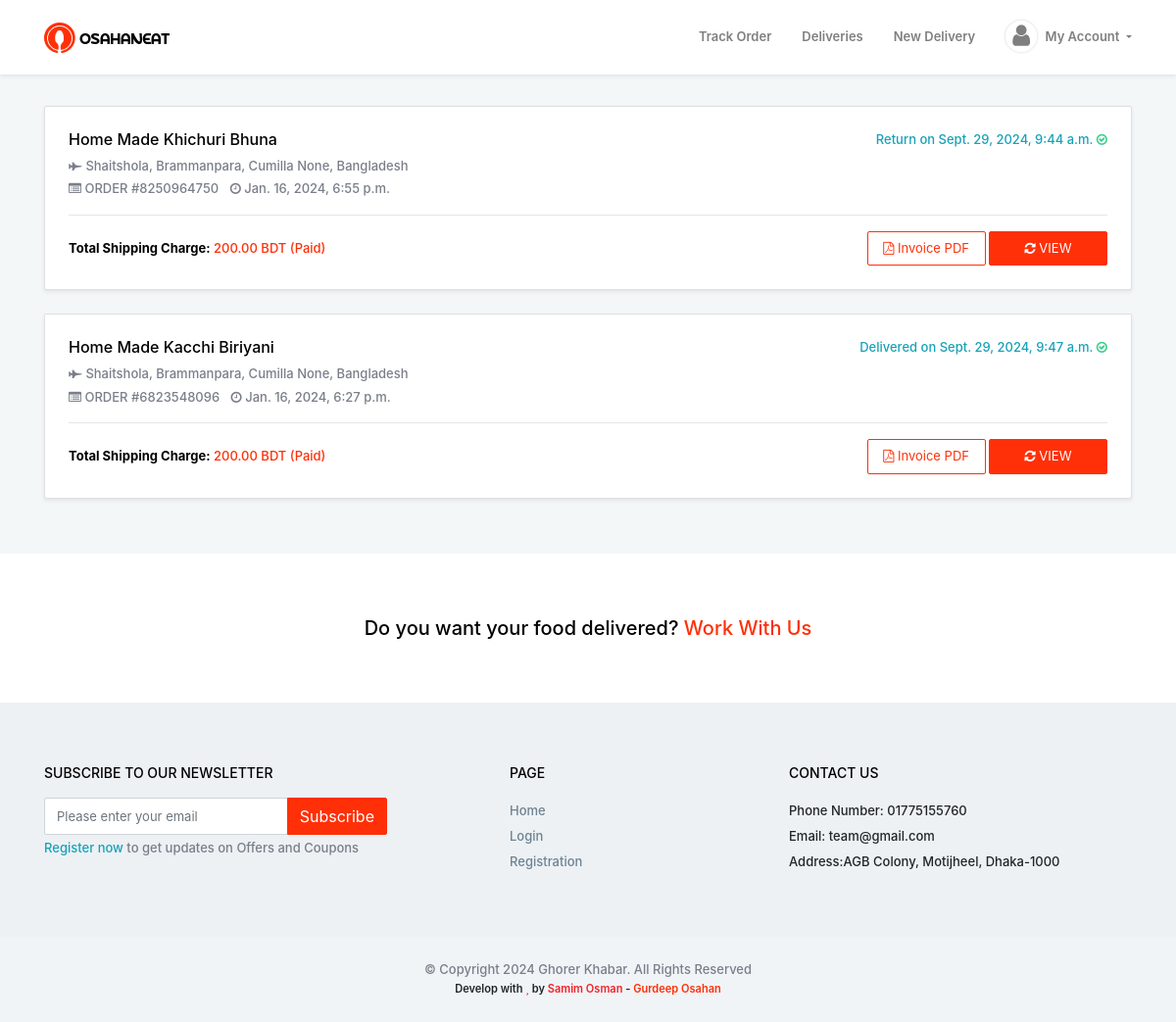
The page /order-list/ (signed in) on the database as committed earlier.
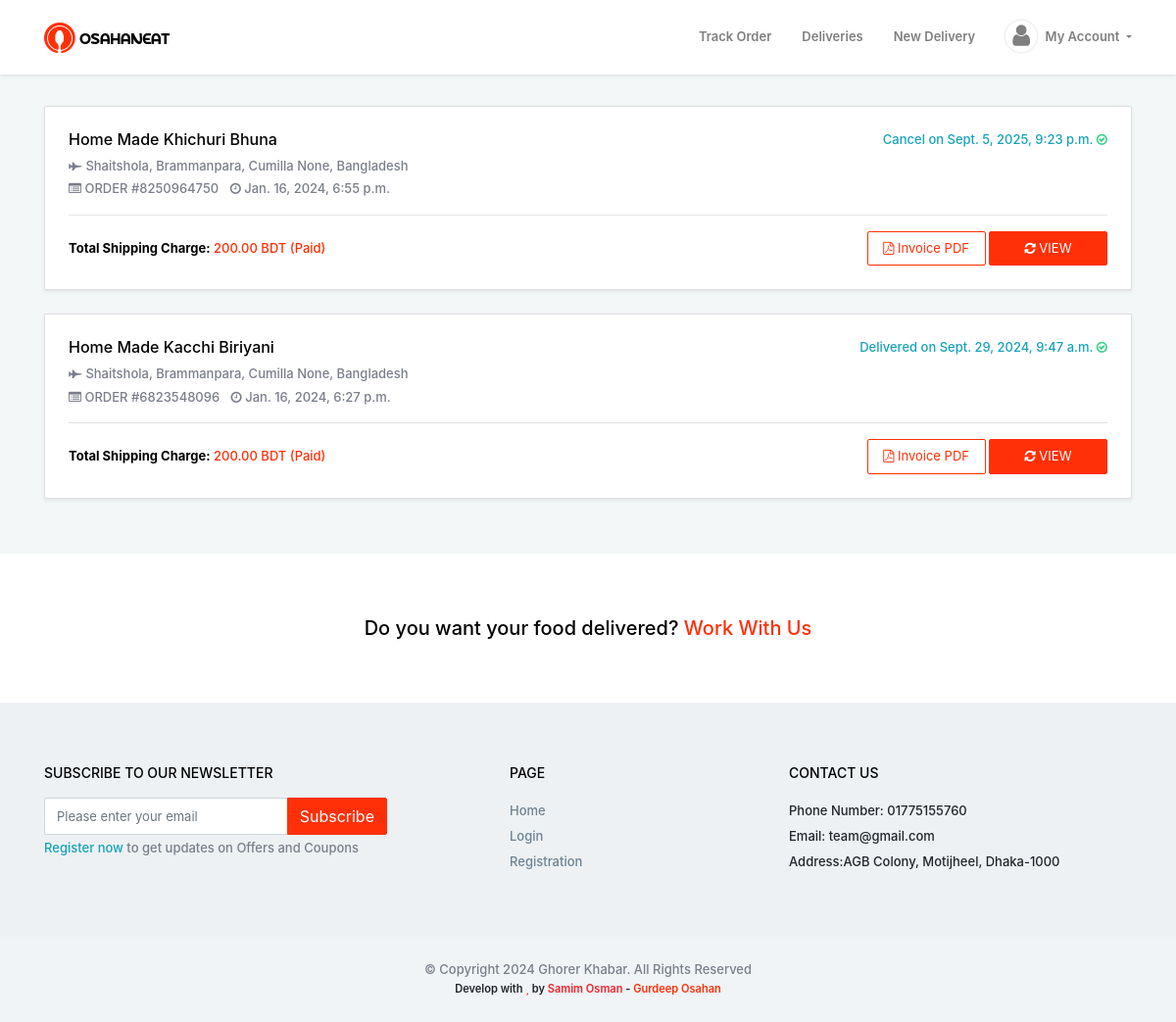
The same page on the database as committed later.
### parcel_order/models.py (models this page shows, shortened)
class Delivery_Order(models.Model):
    user = models.ForeignKey(Custom_User, on_delete=models.CASCADE, related_name='user', blank=True, null=True)
    STATUS = (
        ('Pending', 'Pending'),
        ('Received', 'Received'),
        ('Shipped', 'Shipped'),
        ('On The Way', 'On The Way'),
        ('Receive at delivery point', 'Receive at delivery point'),
        ('Out For Delivery', 'Out For Delivery'),
        ('Delivered', 'Delivered'),
        ('Return', 'Return'),
        ('Cancel', 'Cancel'),
    )
    DELIVERY_SYSTEM = (
        ('Train', 'Train'),
        ('Bus', 'Bus'),
    )
    PAY_FOR = (
        ('Pickup', 'Pickup'),
        ('Recipent', 'Recipent'),
    )
    PAYMENT_METHOD = (
        ('Cash', 'Cash'),
        ('Online', 'Online'),
    )
    tracking_ID = models.CharField(max_length=10, blank=True, null=True)
    qr_code = models.ImageField(upload_to='order/qrcode/', blank=True, null=True)
    bar_code = models.ImageField(upload_to='order/barcode/', blank=True, null=True)
    status = models.CharField(choices=STATUS, max_length=50, blank=True, null=True)
    status_details = models.CharField(max_length=600, blank=True, null=True)
    delivery_system = models.CharField(choices=DELIVERY_SYSTEM, max_length=50, blank=True, null=True)
    shipping_charge = models.DecimalField(max_digits=5, decimal_places=2, blank=True, null=True)
    shipping_charge_paid = models.BooleanField(default=False)
    shopping_payment_method = models.CharField(choices=PAYMENT_METHOD, max_length=50, blank=True, null=True)
    pay_for = models.CharField(choices=PAY_FOR, max_length=50, blank=True, null=True)
    delivery_secret_code = models.CharField(max_length=6, blank=True, null=True)
    pickup_address = models.ForeignKey(Address, on_delete=models.CASCADE, related_name='pickup_address', blank=True, null=True)
    item_name = models.CharField(max_length=500, blank=True, null=True)
    item_price = models.DecimalField(max_digits=9, blank=True, null=True, decimal_places=2)
    item_description = models.TextField(blank=True, null=True)
    recipient_name = models.CharField(max_length=100)
    recipient_phone_number = models.CharField(max_length=14)
    delivery_address = models.ForeignKey(Address, on_delete=models.CASCADE, related_name='delivery_address', blank=True, null=True)
    special_instructions = models.TextField(blank=True, null=True)
    order_date = models.DateTimeField(auto_now_add=True)
    order_update = models.DateTimeField(auto_now=True)
    delivery_date = models.DateTimeField(blank=True,null=True)
    return_date = models.DateTimeField(blank=True,null=True)

### home/models.py (models this page shows, shortened)
class Address(models.Model):
    ADDRESS_TYPE = (
        ('Home', 'Home'),
        ('Work', 'Work'),
        ('Others', 'Others'),
    )
    user = models.ForeignKey(Custom_User, on_delete=models.CASCADE, blank=True, null=True, related_name='user_address')
    address_type = models.CharField(choices=ADDRESS_TYPE, blank=True, null=True, max_length=50)
    address_01 = models.TextField()
    address_02 = models.TextField(blank=True, null=True)
    upazila = models.CharField(max_length=50)
    district = models.CharField(max_length=50)
    post_code = models.CharField(max_length=10, blank=True, null=True)
    country = models.CharField(max_length=50, blank=True, null=True, default='Bangladesh')

### parcel_order/views.py (the view)
# urls.py: path('order-list/', delivery_order_list, name='delivery_order_list'),
@login_required
def delivery_order_list(request):
    if request.user.user_type == 'Admin' or request.user.user_type == 'Staff':
        return redirect('admin_dashboard')
    delivery_order = Delivery_Order.objects.filter(user=request.user).order_by('-id')
    context = {
        'delivery_order': delivery_order
    }
    return render(request, 'parcel_order/order_list.html', context)

### templates/parcel_order/order_list.html (shortened to what this page needs)
{% extends 'base/base.html' %}
{% load static %}
{% block body_content %}
<section class="offer-dedicated-body mt-4 mb-4 pt-2 pb-2">
    <div class="container">
        {% if delivery_order %}
        {% for delivery_order in delivery_order %}
        <div class="bg-white card mb-4 order-list shadow-sm">
            <div class="gold-members p-4">
                <a>
                    <div class="media">
                        <div class="media-body">
                            <span class="float-right text-info">
                                {{delivery_order.status}} on {{delivery_order.order_update}}
                                <i class="fa fa-check-circle-o" style="color: #3ecf8e !important;"></i>
                            </span>
                            <h6 class="mb-2">
                                <a href="" class="text-black">
                                    {{delivery_order.item_name}}
                                </a>
                            </h6>
                            <p class="text-gray mb-1">
                                <i class="fa fa-fighter-jet"></i>
                                {{delivery_order.delivery_address.address_01}},
                                {{delivery_order.delivery_address.upazila}},
                                {{delivery_order.delivery_address.district}}
                                {{delivery_order.delivery_address.post_code}},
                                {{delivery_order.delivery_address.country}}
                            </p>
                            <p class="text-gray mb-3">
                                <i class="fa fa-list-alt"></i>
                                ORDER #{{delivery_order.tracking_ID}}
                                <i class="fa fa-clock-o ml-2" aria-hidden="true"></i> {{delivery_order.order_date}}
                            </p>
                            <hr>
                            <div class="float-right">
                                <a class="btn btn-sm btn-outline-primary" href="{% url 'order_invoice_print' delivery_order.id %}">
                                    <i class="fa fa-file-pdf-o"></i>
                                    Invoice PDF
                                </a>
                                <a class="btn btn-sm btn-primary" href="{% url 'view_order' delivery_order.id %}">
                                    <i class="fa fa-refresh" aria-hidden="true"></i>
                                    VIEW
                                </a>
                            </div>
                            <p class="mb-0 text-black text-primary pt-2"><span class="text-black font-weight-bold">
                                    Total Shipping Charge:</span> {{delivery_order.shipping_charge}} BDT ({% if delivery_order.shipping_charge_paid == True %}Paid{% else %}Unpaid{% endif %})
                            </p>
                        </div>
                    </div>
                </a>
            </div>
        </div>
        {% endfor %}
        {% endif %}
    </div>
</section>
{% endblock body_content %}

Rows that differ between the two databases and show on the page:
changed Delivery_Order "Home Made Khichuri Bhuna": status "Return" → "Cancel"; order_update "Sept. 29, 2024, 9:44 a.m." → "Sept. 5, 2025, 9:23 p.m."
